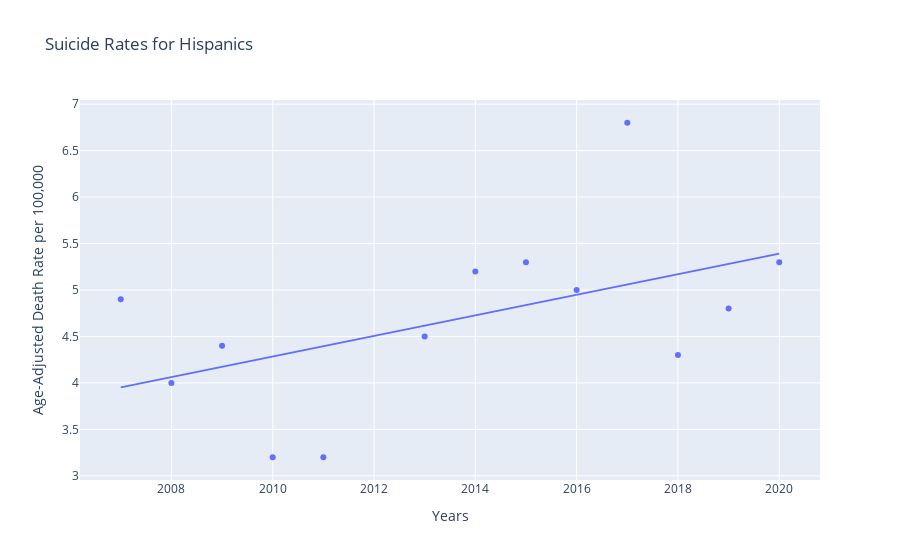

Notebook source saved alongside this figure:
### Code cell
import numpy as np
import matplotlib.pyplot as plt
x = df['Years']
y = df['Age-Adjusted Death Rate per 100,000']


fig = px.scatter(df_hispanic, x="Years", y="Age-Adjusted Death Rate per 100,000",trendline = 'ols',title = "Suicide Rates for Hispanics")
fig.show()

### Figure 1 — Plotly figure (JSON) as saved in the notebook; plotly's stock layout.template omitted (floating-point values rounded to 4 significant figures)
{"data": [{"hovertemplate": "Years=%{x}<br>Age-Adjusted Death Rate per 100,000=%{y}<extra></extra>", "legendgroup": "", "marker": {"color": "#636efa", "symbol": "circle"}, "mode": "markers", "name": "", "orientation": "v", "showlegend": false, "type": "scatter", "x": [2020, 2019, 2018, 2017, 2016, 2015, 2014, 2013, 2011, 2010, 2009, 2008, 2007], "xaxis": "x", "y": [5.3, 4.8, 4.3, 6.8, 5, 5.3, 5.2, 4.5, 3.2, 3.2, 4.4, 4, 4.9], "yaxis": "y"}, {"hovertemplate": "<b>OLS trendline</b><br>Age-Adjusted Death Rate per 100,000 = 0.110731 * Years + -218.286<br>R<sup>2</sup>=0.255607<br><br>Years=%{x}<br>Age-Adjusted Death Rate per 100,000=%{y} <b>(trend)</b><extra></extra>", "legendgroup": "", "marker": {"color": "#636efa", "symbol": "circle"}, "mode": "lines", "name": "", "showlegend": false, "type": "scatter", "x": [2007, 2008, 2009, 2010, 2011, 2013, 2014, 2015, 2016, 2017, 2018, 2019, 2020], "xaxis": "x", "y": [3.952, 4.063, 4.174, 4.284, 4.395, 4.616, 4.727, 4.838, 4.949, 5.059, 5.17, 5.281, 5.392], "yaxis": "y"}], "layout": {"autosize": true, "legend": {"tracegroupgap": 0}, "title": {"text": "Suicide Rates for Hispanics"}, "xaxis": {"anchor": "y", "autorange": true, "domain": [0, 1], "range": [2006.0, 2021.0], "title": {"text": "Years"}, "type": "linear"}, "yaxis": {"anchor": "x", "autorange": true, "domain": [0, 1], "range": [2.903, 7.097], "title": {"text": "Age-Adjusted Death Rate per 100,000"}, "type": "linear"}}}
